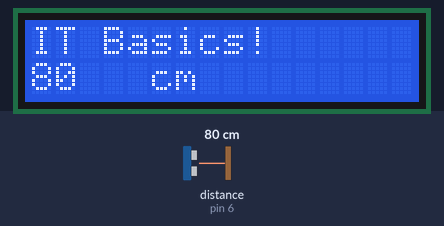
Simulated run of this sketch. Board: Arduino Uno, built with avr-gcc and run on an emulated ATmega328P. On the bench: 16×2 character LCD. The test bench sets the inputs (shaded band); at power-on: distance to the obstacle (sensor on pin 6) 80 cm. The echo pulse lasts 58.3 µs per cm; what the sketch prints to the serial monitor is not drawn.

Above: at 2.2 s.
2.3 s: distance to the obstacle (sensor on pin 6) set to 2 cm
At 4.3 s:
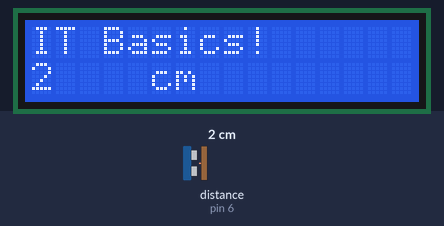
4.6 s: distance to the obstacle (sensor on pin 6) set to 4 cm
At 5.7 s:
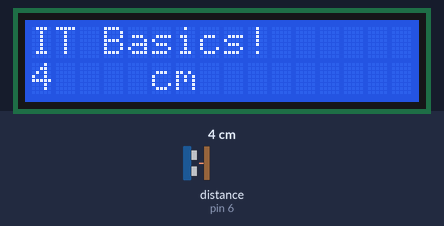
6.7 s: distance to the obstacle (sensor on pin 6) set to 9 cm
At 8.0 s:
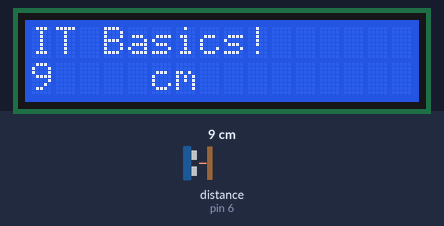
Timing chart, 0 to 9.7 s (numbered marks = the images above; inputs shaded):
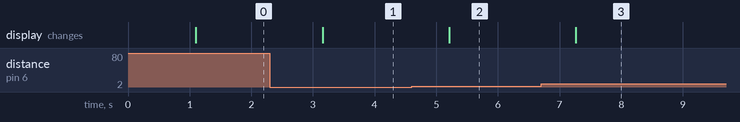

Measured:
- after the input at 2.3 s, the display: changes after 0.86 s (image 1)
- after the input at 4.6 s, the display: changes after 0.61 s (image 2)
- after the input at 6.7 s, the display: changes after 0.57 s (image 3)

The sketch:

USS-LCD.ino
```cpp
/*
  IoT Beispiel für IT Basics Training

 Demonstrates the use a 16x2 LCD display in combination with a Ultrasound Sensor.

  The  LCD circuit:
 * LCD RS pin to digital pin 7
 * LCD Enable pin to digital pin 8
 * LCD D4 pin to digital pin 9
 * LCD D5 pin to digital pin 10
 * LCD D6 pin to digital pin 11
 * LCD D7 pin to digital pin 12
 * LCD R/W pin to ground
 * LCD VSS pin to ground
 * LCD VCC pin to 5V
 * 10K resistor:
 * ends to +5V and ground
 * wiper to LCD VO pin (pin 3)
 */

// include the library code:
#include <LiquidCrystal.h>
#include "SR04.h"
// setup the trigger and echo pin for USS
#define TRIG_PIN 6
#define ECHO_PIN 5
SR04 sr04 = SR04(ECHO_PIN,TRIG_PIN);
long a;
// initialize the library with the numbers of the interface pins
LiquidCrystal lcd(7, 8, 9, 10, 11, 12);


void setup() {
  // set up the LCD's number of columns and rows:
  lcd.begin(16, 2);
  // Print a message to the LCD.
  lcd.print("IT Basics!");
  Serial.begin(9600);
  delay(1000);
}

void loop() {
  // set the cursor to column 0, line 1
  // (note: line 1 is the second row, since counting begins with 0):
  // print the number of seconds since reset:
  a=sr04.Distance();
  Serial.print(a);
  Serial.println("cm");
  lcd.setCursor(0, 1);
  lcd.print("     ");
  lcd.setCursor(0, 1);
  lcd.print(a);
  lcd.setCursor(5, 1);
  lcd.print("cm");
  delay(1000);
}
```
